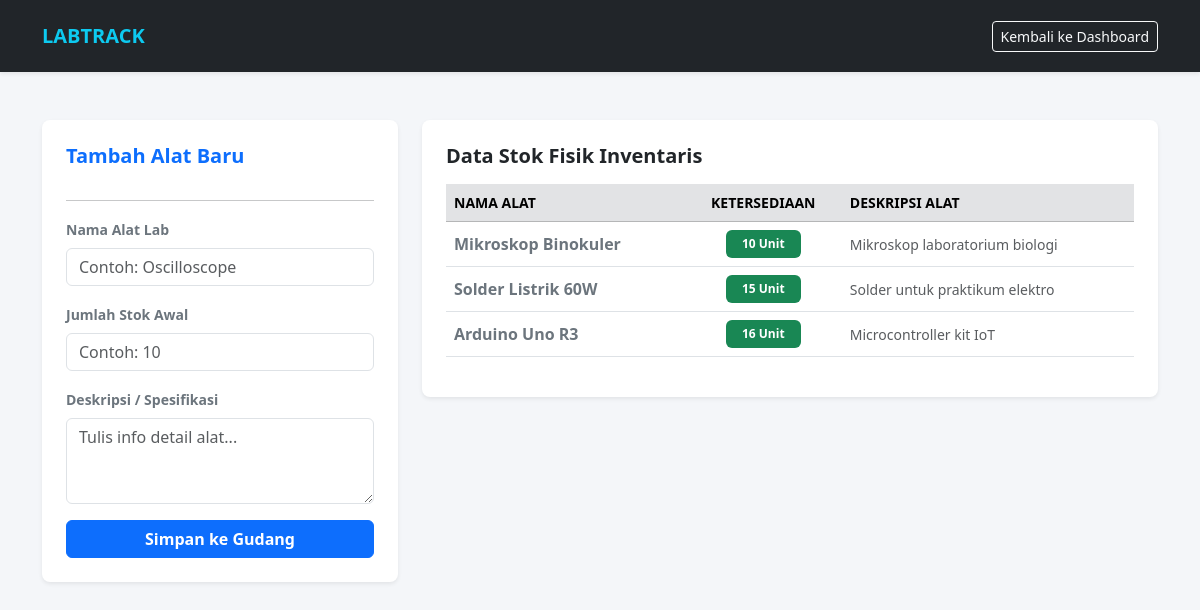
Page /kelola_alat.php (signed in) on the earlier database version.
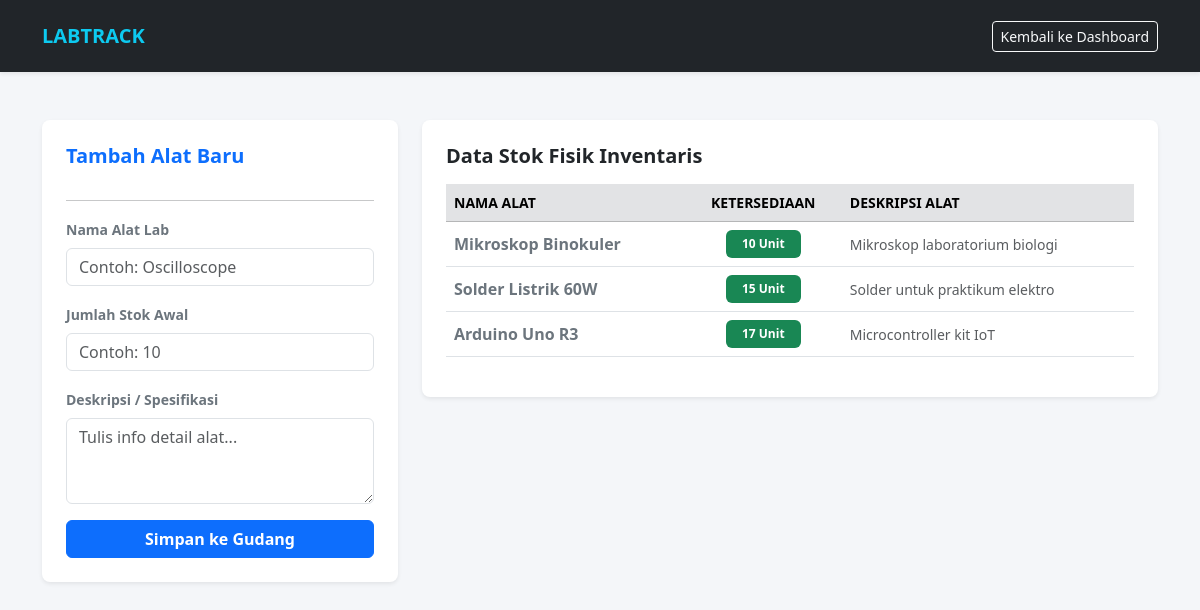
Same page on the later database version.
### tables this page shows
CREATE TABLE `inventaris` (
  `id_alat` int NOT NULL AUTO_INCREMENT,
  `nama_alat` varchar(100) NOT NULL,
  `stok` int NOT NULL,
  `deskripsi` text,
  PRIMARY KEY (`id_alat`)
);

### kelola_alat.php (the view, shortened to what this page needs)
<?php
include 'config/db.php';
$katalog = mysqli_query($conn, "SELECT * FROM inventaris");
?>
<!DOCTYPE html>
<html lang="id">
<head>
    <link href="https://cdn.jsdelivr.net/npm/bootstrap@5.3.3/dist/css/bootstrap.min.css" rel="stylesheet">
    <link href="assets/css/style.css" rel="stylesheet">
</head>
<body>
<nav class="navbar navbar-expand-lg navbar-dark bg-dark shadow-sm py-3">
    <div class="container">
        <a class="navbar-brand fw-bold text-info" href="dashboard.php">LABTRACK</a>
        <a href="dashboard.php" class="btn btn-sm btn-outline-light">Kembali ke Dashboard</a>
    </div>
</nav>
<div class="container my-5">
    <div class="row">
        <div class="col-md-4 mb-4">
            <div class="card border-0 shadow-sm p-4 bg-white rounded-3">
                <h5 class="fw-bold text-primary mb-3">Tambah Alat Baru</h5>
                <hr>
                <form action="" method="POST">
                    <div class="mb-3">
                        <label class="form-label small fw-semibold text-secondary">Nama Alat Lab</label>
                        <input type="text" class="form-control" name="nama_alat" placeholder="Contoh: Oscilloscope" required>
                    </div>
                    <div class="mb-3">
                        <label class="form-label small fw-semibold text-secondary">Jumlah Stok Awal</label>
                        <input type="number" class="form-control" name="stok" min="0" placeholder="Contoh: 10" required>
                    </div>
                    <div class="mb-3">
                        <label class="form-label small fw-semibold text-secondary">Deskripsi / Spesifikasi</label>
                        <textarea class="form-control" name="deskripsi" rows="3" placeholder="Tulis info detail alat..." required></textarea>
                    </div>
                    <button type="submit" name="tambah_alat" class="btn btn-primary w-100 fw-bold">Simpan ke Gudang</button>
                </form>
            </div>
        </div>
        <div class="col-md-8">
            <div class="card border-0 shadow-sm p-4 bg-white rounded-3">
                <h5 class="fw-bold text-dark mb-3">Data Stok Fisik Inventaris</h5>
                <div class="table-responsive">
                    <table class="table table-hover align-middle">
                        <thead class="table-secondary small text-uppercase">
                            <tr>
                                <th>Nama Alat</th>
                                <th class="text-center">Ketersediaan</th>
                                <th>Deskripsi Alat</th>
                            </tr>
                        </thead>
                        <tbody>
                            <?php while($row = mysqli_fetch_assoc($katalog)): ?>
                            <tr>
                                <td class="fw-bold text-secondary"><?php echo $row['nama_alat']; ?></td>
                                <td class="text-center">
                                    <span class="badge <?php echo ($row['stok'] > 0) ? 'bg-success' : 'bg-danger'; ?> py-2 px-3">
                                        <?php echo $row['stok']; ?> Unit
                                    </span>
                                </td>
                                <td class="small text-muted"><?php echo $row['deskripsi']; ?></td>
                            </tr>
                            <?php endwhile; ?>
                        </tbody>
                    </table>
                </div>
            </div>
        </div>
    </div>
</div>
</body>
</html>

Differences in the rows shown:
changed inventaris "Arduino Uno R3": stok "16" → "17"
